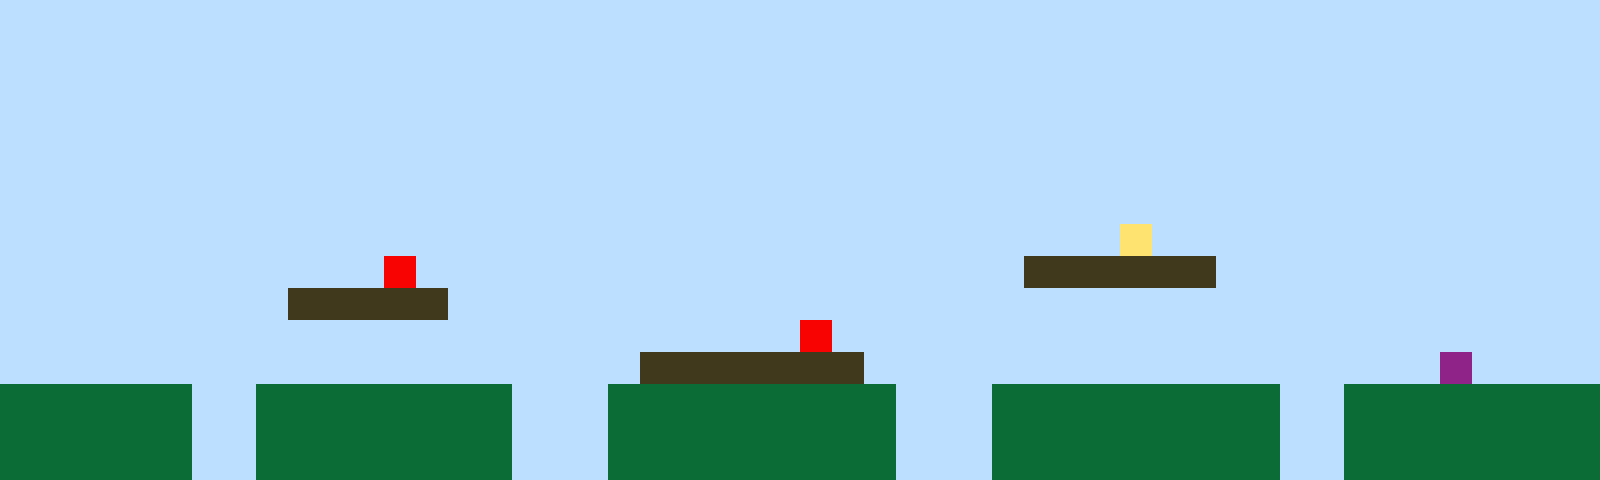

Tiled map render using the project's own tile images. Description and the whole map definition, tile-layer contents included, below:
An orthogonal 50x15 tile map with 32x32 px tiles, 1 tile layer (Tile Layer 1).

<map version="1.10" tiledversion="1.11.2" orientation="orthogonal" renderorder="right-up" width="50" height="15" tilewidth="32" tileheight="32" infinite="0" nextlayerid="2" nextobjectid="1"><editorsettings><export target="map1.csv" format="csv" /></editorsettings><tileset firstgid="1" name="sprites" tilewidth="32" tileheight="32" tilecount="6" columns="3"><image source="sprites.png" width="96" height="64" /></tileset><layer id="1" name="Tile Layer 1" width="50" height="15"><data encoding="csv">1,1,1,1,1,1,1,1,1,1,1,1,1,1,1,1,1,1,1,1,1,1,1,1,1,1,1,1,1,1,1,1,1,1,1,1,1,1,1,1,1,1,1,1,1,1,1,1,1,1,1,1,1,1,1,1,1,1,1,1,1,1,1,1,1,1,1,1,1,1,1,1,1,1,1,1,1,1,1,1,1,1,1,1,1,1,1,1,1,1,1,1,1,1,1,1,1,1,1,1,1,1,1,1,1,1,1,1,1,1,1,1,1,1,1,1,1,1,1,1,1,1,1,1,1,1,1,1,1,1,1,1,1,1,1,1,1,1,1,1,1,1,1,1,1,1,1,1,1,1,1,1,1,1,1,1,1,1,1,1,1,1,1,1,1,1,1,1,1,1,1,1,1,1,1,1,1,1,1,1,1,1,1,1,1,1,1,1,1,1,1,1,1,1,1,1,1,1,1,1,1,1,1,1,1,1,1,1,1,1,1,1,1,1,1,1,1,1,1,1,1,1,1,1,1,1,1,1,1,1,1,1,1,1,1,1,1,1,1,1,1,1,1,1,1,1,1,1,1,1,1,1,1,1,1,1,1,1,1,1,1,1,1,1,1,1,1,1,1,1,1,1,1,1,1,1,1,1,1,1,1,1,1,1,1,1,1,1,1,1,1,1,1,1,1,1,1,1,1,1,1,1,1,1,1,1,1,1,1,1,1,1,1,1,1,1,1,1,1,1,1,1,1,1,1,1,1,1,1,1,1,1,1,1,1,1,1,1,1,1,1,1,1,1,1,1,1,1,1,1,1,1,1,1,1,1,1,1,1,1,1,1,1,1,1,1,1,1,1,1,1,1,1,1,1,1,1,1,1,1,1,1,1,1,1,4,1,1,1,1,1,1,1,1,1,1,1,1,1,1,1,1,1,1,1,1,1,1,1,1,1,1,5,1,1,1,1,1,1,1,1,1,1,1,1,1,1,1,1,1,1,1,3,3,3,3,3,3,1,1,1,1,1,1,1,1,1,1,1,1,1,1,1,1,1,1,1,1,1,3,3,3,3,3,1,1,1,1,1,1,1,1,1,1,1,1,1,1,1,1,1,1,1,1,1,1,1,1,1,1,1,1,1,1,1,1,1,1,1,1,1,1,1,1,1,1,1,1,1,1,1,1,1,1,1,1,1,1,1,1,1,1,1,1,1,5,1,1,1,1,1,1,1,1,1,1,1,1,1,1,1,1,1,1,1,1,1,1,1,1,1,1,1,1,1,1,1,1,1,1,1,1,1,1,1,1,1,1,1,1,3,3,3,3,3,3,3,1,1,1,1,1,1,1,1,1,1,1,1,1,1,1,1,1,1,6,1,1,1,1,2,2,2,2,2,2,1,1,2,2,2,2,2,2,2,2,1,1,1,2,2,2,2,2,2,2,2,2,1,1,1,2,2,2,2,2,2,2,2,2,1,1,2,2,2,2,2,2,2,2,2,2,2,2,2,2,1,1,2,2,2,2,2,2,2,2,1,1,1,2,2,2,2,2,2,2,2,2,1,1,1,2,2,2,2,2,2,2,2,2,1,1,2,2,2,2,2,2,2,2,2,2,2,2,2,2,1,1,2,2,2,2,2,2,2,2,1,1,1,2,2,2,2,2,2,2,2,2,1,1,1,2,2,2,2,2,2,2,2,2,1,1,2,2,2,2,2,2,2,2</data></layer></map>
